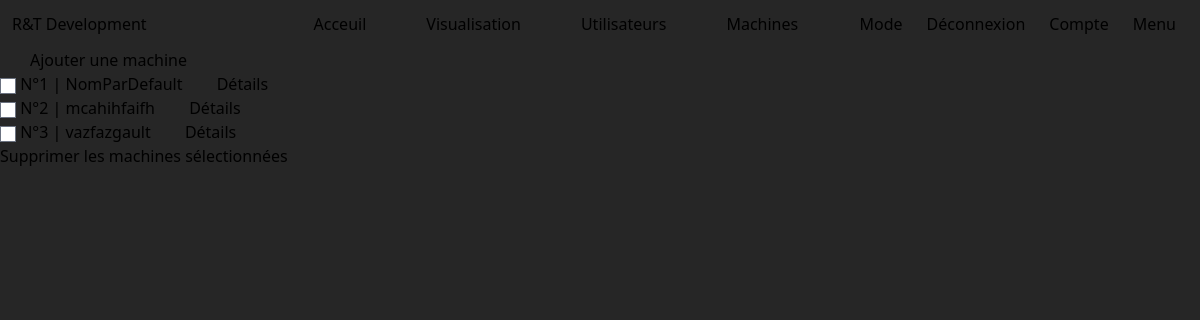
Page /computerApp/machines/ (signed in) on the earlier database version.
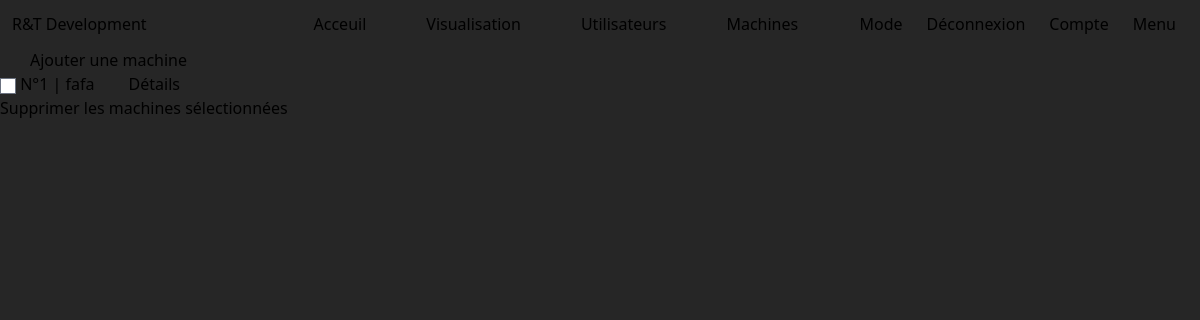
Same page on the later database version.
### computerApp/models.py (models this page shows)
class Machine(models.Model):
    TYPE = (
        ('PC', ('PC - Run windows')),
        ('Mac', ('Mac - Run MacOS')),
        ('Serveur', ('Serveur - Simple Server to deploy virtual machines')),
        ('switch', ('Switch - To maintains and connect servers')),
    )
    VLAN = (
        ('Gestion',('77')),
        ('Clients',('10')),
        ('Services',('20')),
    )
    id = models.AutoField(primary_key=True, editable=False)
    nom = models.CharField(max_length = 20, default='NomParDefault')
    maintenanceDate = models.DateTimeField(auto_now_add=True)
    mach = models.CharField(max_length = 32, choices=TYPE, default='PC')
    ip = models.CharField(max_length = 32, default='127.0.0.1')
    vlan = models.CharField(max_length= 32, choices=VLAN, default='Gestion')

### computerApp/views.py (the view)
# urls.py: path('machines/',views.machine_list_view,name='machines'),
@login_required
def machine_list_view(request) :
    machines = Machine.objects.all()
    context={'machines':machines}
    return render(request,
        'machine_list.html',
        context)

### theme/context_processors.py (called while the page is built)
def theme(request):
    if 'is_dark_theme' in request.session:
        is_dark_theme = request.session.get('is_dark_theme')
        return {'is_dark_theme': is_dark_theme}
    return {'is_dark_theme': False}

### computerApp/templates/machine_list.html (shortened to what this page needs)
{% extends "index.html" %}
{% load static %}
{% block content %}
<!DOCTYPE html>
<html lang='fr'>
<head>
  <link rel="stylesheet" href="{% static 'css/styles.css' %}">
</head>
<body>
  <nav>
    <ul>
      <li><a href="{% url 'add-machine' %}">Ajouter une machine</a></li>
    </ul>
  </nav>
  {% if machines %}
  <form action="{% url 'del-machine' %}" method="post">
    <ul>
      {% for machine in machines %}
      <li>
        <input class="ajout" type="checkbox" name="selected_machine" value="{{ machine.id }}">
        N°{{ machine.id }} | {{ machine.nom }}
        <a href="{% url 'machine-detail' machine.id %}">Détails</a>
      </li>
      {% endfor %}
    </ul>
    <button type="submit">Supprimer les machines sélectionnées</button>
  </form>
  {% else %}
  <p>Il n’y a pas de machine.</p>
  {% endif %}
</body>
</html>
{% endblock %}

Differences in the rows shown:
removed Machine: id "2", nom "mcahihfaifh"
removed Machine: id "3", nom "vazfazgault"
changed Machine id 1: nom "NomParDefault" → "fafa"
